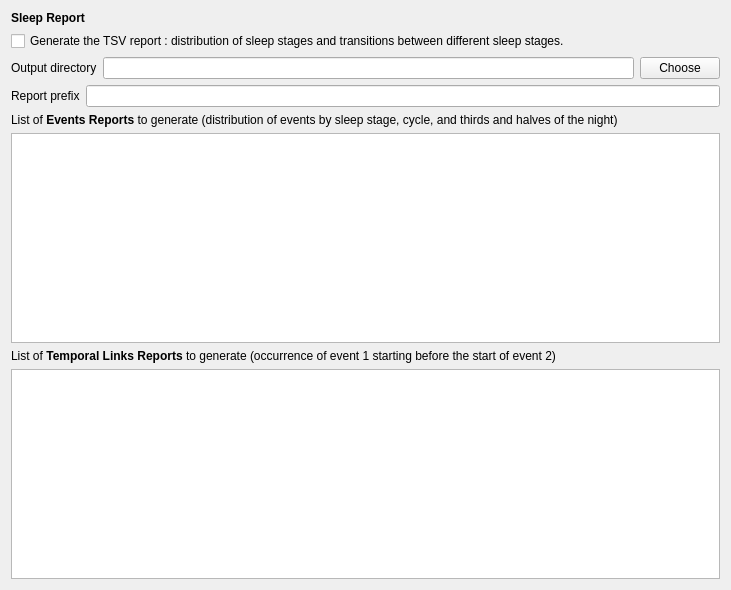
<?xml version="1.0" encoding="UTF-8"?>
<ui version="4.0">
 <class>GenerateReportStep</class>
 <widget class="QWidget" name="GenerateReportStep">
  <property name="geometry">
   <rect>
    <x>0</x>
    <y>0</y>
    <width>731</width>
    <height>590</height>
   </rect>
  </property>
  <property name="windowTitle">
   <string/>
  </property>
  <property name="styleSheet">
   <string>font: 12pt &quot;Roboto&quot;;</string>
  </property>
  <layout class="QVBoxLayout" name="verticalLayout">
   <property name="spacing">
    <number>6</number>
   </property>
   <item>
    <widget class="QLabel" name="label_5">
     <property name="text">
      <string>&lt;html&gt;&lt;head/&gt;&lt;body&gt;&lt;p&gt;&lt;span style=&quot; font-weight:600;&quot;&gt;Sleep Report&lt;/span&gt;&lt;/p&gt;&lt;/body&gt;&lt;/html&gt;</string>
     </property>
    </widget>
   </item>
   <item>
    <widget class="QCheckBox" name="csv_report_checkbox">
     <property name="text">
      <string>Generate the TSV report : distribution of sleep stages and transitions between different sleep stages.</string>
     </property>
    </widget>
   </item>
   <item>
    <layout class="QHBoxLayout" name="horizontalLayout">
     <item>
      <widget class="QLabel" name="label">
       <property name="text">
        <string>Output directory</string>
       </property>
      </widget>
     </item>
     <item>
      <widget class="QLineEdit" name="output_lineedit">
       <property name="toolTip">
        <string>Choose the output directory for all the reports to generate.</string>
       </property>
      </widget>
     </item>
     <item>
      <widget class="QPushButton" name="choose_pushbutton">
       <property name="text">
        <string>Choose</string>
       </property>
      </widget>
     </item>
    </layout>
   </item>
   <item>
    <layout class="QHBoxLayout" name="horizontalLayout_2">
     <item>
      <widget class="QLabel" name="label_3">
       <property name="text">
        <string>Report prefix</string>
       </property>
      </widget>
     </item>
     <item>
      <widget class="QLineEdit" name="prefix_lineedit">
       <property name="toolTip">
        <string>Label added to each report to identify your reports.</string>
       </property>
      </widget>
     </item>
    </layout>
   </item>
   <item>
    <widget class="QLabel" name="label_2">
     <property name="text">
      <string>&lt;html&gt;&lt;head/&gt;&lt;body&gt;&lt;p&gt;List of &lt;span style=&quot; font-weight:600;&quot;&gt;Events Reports&lt;/span&gt; to generate (distribution of events by sleep stage, cycle, and thirds and halves of the night)&lt;/p&gt;&lt;/body&gt;&lt;/html&gt;</string>
     </property>
    </widget>
   </item>
   <item>
    <widget class="QListWidget" name="event_report_listwidget">
     <property name="editTriggers">
      <set>QAbstractItemView::CurrentChanged|QAbstractItemView::DoubleClicked|QAbstractItemView::EditKeyPressed</set>
     </property>
     <property name="alternatingRowColors">
      <bool>true</bool>
     </property>
    </widget>
   </item>
   <item>
    <widget class="QLabel" name="label_4">
     <property name="text">
      <string>&lt;html&gt;&lt;head/&gt;&lt;body&gt;&lt;p&gt;List of &lt;span style=&quot; font-weight:600;&quot;&gt;Temporal Links Reports&lt;/span&gt; to generate (occurrence of event 1 starting before the start of event 2)&lt;/p&gt;&lt;/body&gt;&lt;/html&gt;</string>
     </property>
    </widget>
   </item>
   <item>
    <widget class="QListWidget" name="temporallinks_listwidget">
     <property name="alternatingRowColors">
      <bool>true</bool>
     </property>
    </widget>
   </item>
  </layout>
 </widget>
 <resources>
  <include location="../../../../../scinodes_poc/src/main/python/ui/themes/themes.qrc"/>
 </resources>
 <connections>
  <connection>
   <sender>choose_pushbutton</sender>
   <signal>clicked()</signal>
   <receiver>GenerateReportStep</receiver>
   <slot>on_choose()</slot>
   <hints>
    <hint type="sourcelabel">
     <x>679</x>
     <y>48</y>
    </hint>
    <hint type="destinationlabel">
     <x>364</x>
     <y>294</y>
    </hint>
   </hints>
  </connection>
 </connections>
 <slots>
  <slot>on_detailed_report()</slot>
  <slot>on_choose()</slot>
 </slots>
</ui>
